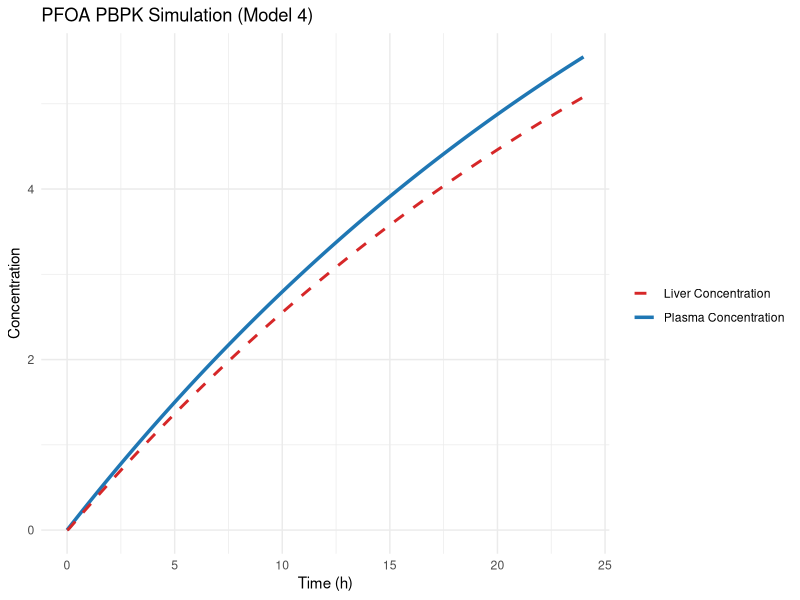

The R script that drew this image:
# ==============================================================================
# APEX-PBPK Generated Standalone Model
# Paper: Parsed from PFAS_Karakoltzidis_2025
# Compound: PFOA | Route: oral | Dose: 42.0 mg/kg
# Model Type: 4 — A mechanistic PBPK model for PFOA considering the distribution and metabolism in the human body.
# ==============================================================================

# Install deSolve if missing
if (!requireNamespace("deSolve", quietly = TRUE)) install.packages("deSolve")
library(deSolve)

# --- Extracted Parameters ---
BW <- 70.0
QCC <- 0.25
Vliver <- 0.026
V_plasma <- 0.184
Qliver <- 0.25
Kp_liver <- 0.1
CL_hep <- 0.04
k_a <- 0.001
P_eff <- 0
R_gut <- 0

# --- 1. Calculate Micro-Rate Constants ---
V_liv <- (Vliver / 100) * BW
V_pla <- (V_plasma / 100) * BW
Q_liv <- (Qliver / 100) * QCC * BW

k12 <- Q_liv / V_pla
k21 <- Q_liv / (Kp_liver * V_liv)
k10 <- CL_hep / V_liv
ka  <- k_a

rate_parms <- list(
  k_a = ka, k12 = k12, k21 = k21, k10 = k10,
  V_pla = V_pla, V_liv = V_liv, Kp = Kp_liver
)

# --- 2. ODE Equations ---
pbpk_ode <- function(t, state, parms) {
  with(as.list(c(state, parms)), {
    dA_gut         <- -k_a * A_gut
    dA_plasma      <-  k_a * A_gut + k21 * A_liver - k12 * A_plasma
    dA_liver       <-  k12 * A_plasma - k21 * A_liver - k10 * A_liver
    dA_metabolized <-  k10 * A_liver
    
    C_plasma <- A_plasma / V_pla
    C_liver  <- A_liver / (V_liv * Kp)
    
    list(c(dA_gut, dA_plasma, dA_liver, dA_metabolized), 
         C_plasma = C_plasma, 
         C_liver = C_liver)
  })
}

# --- 3. Simulation Execution ---
init_state <- c(A_gut = 42.0, A_plasma = 0, A_liver = 0, A_metabolized = 0)

times <- seq(0, 24.0, by = 0.05)
out <- as.data.frame(ode(y = init_state, times = times, func = pbpk_ode, parms = rate_parms, method = "lsoda"))

# --- 4. Plotting ---
if (requireNamespace("ggplot2", quietly = TRUE)) {
  library(ggplot2)
  p <- ggplot(out, aes(x = time)) +
    geom_line(aes(y = C_plasma, color = "Plasma Concentration"), linewidth = 1.2) +
    geom_line(aes(y = C_liver,  color = "Liver Concentration"), linewidth = 1.0, linetype = "dashed") +
    scale_color_manual(values = c("Plasma Concentration" = "#1f77b4", "Liver Concentration" = "#d62728")) +
    labs(title = "PFOA PBPK Simulation (Model 4)", x = "Time (h)", y = "Concentration", color = "") +
    theme_minimal()
  print(p)
} else {
  plot(out$time, out$C_plasma, type="l", col="blue", lwd=2, xlab="Time (h)", ylab="Concentration", main="PFOA PBPK")
  lines(out$time, out$C_liver, col="red", lwd=2, lty=2)
  legend("topright", legend=c("Plasma", "Liver"), col=c("blue", "red"), lty=c(1,2), lwd=2)
}

# Cmax and AUC
cat("Cmax:", max(out$C_plasma), "\n")
cat("AUC:", sum(diff(out$time) * (head(out$C_plasma, -1) + tail(out$C_plasma, -1)) / 2), "\n")
